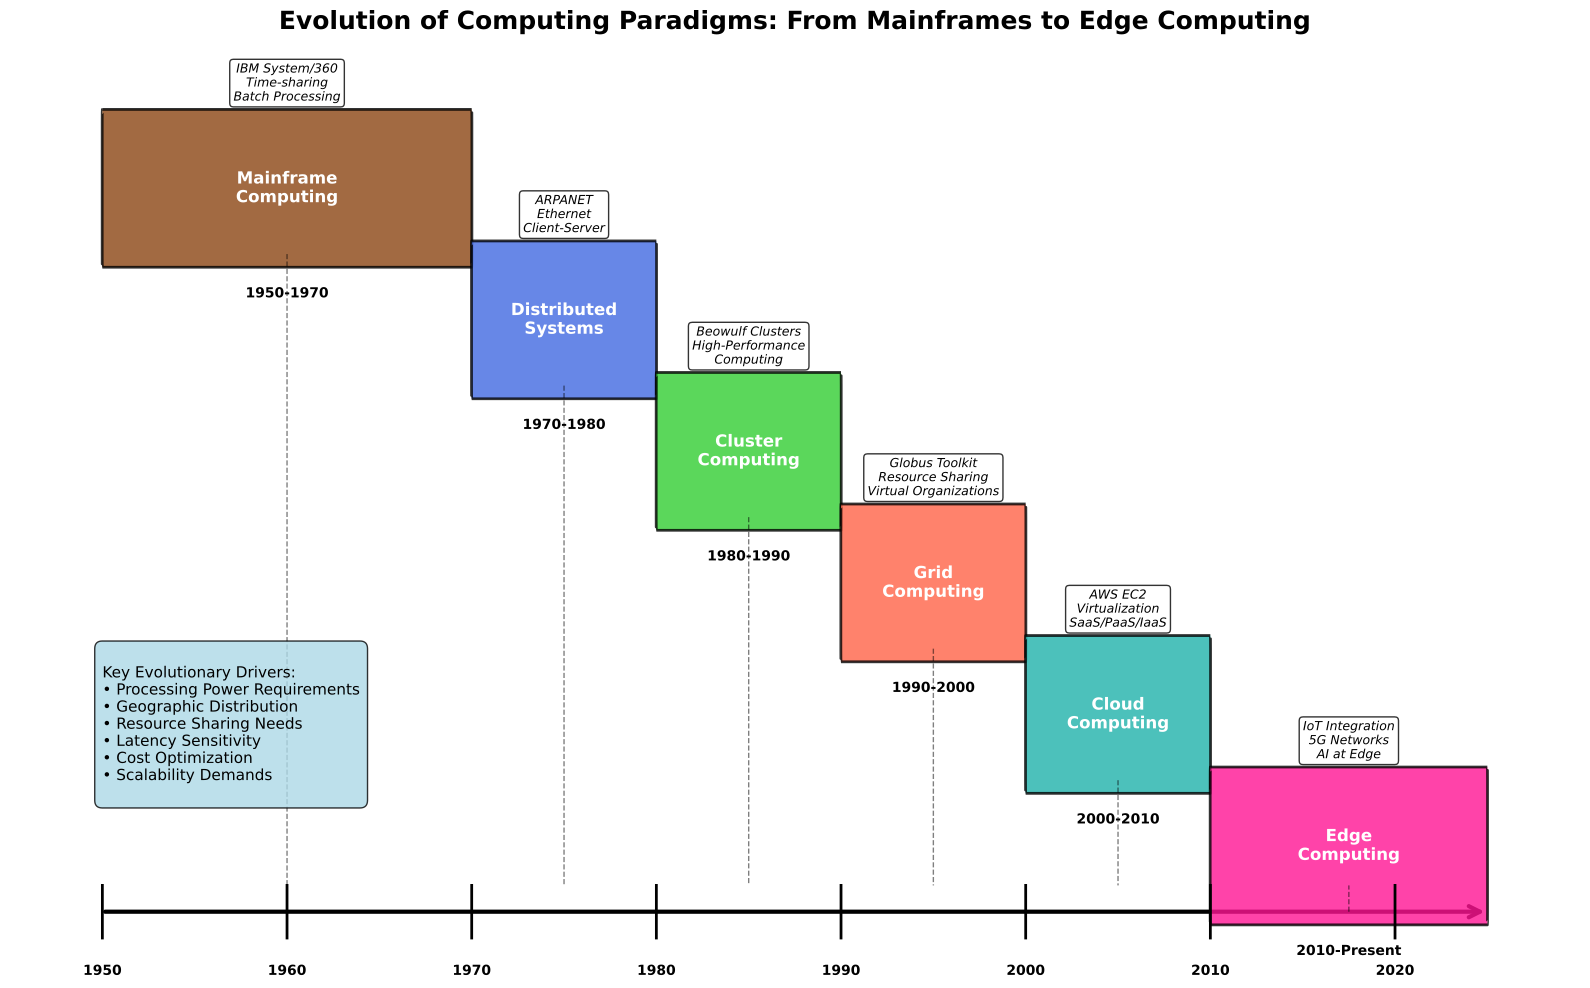

This figure's Python source:
import matplotlib.pyplot as plt
import matplotlib.patches as patches
from matplotlib.patches import FancyBboxPatch
import numpy as np

# Create figure and axis
fig, ax = plt.subplots(1, 1, figsize=(16, 10))

# Define timeline data
timeline_data = [
    {"period": "1950-1970", "name": "Mainframe\nComputing", "color": "#8B4513", "y": 0.8, "key_tech": "IBM System/360\nTime-sharing\nBatch Processing"},
    {"period": "1970-1980", "name": "Distributed\nSystems", "color": "#4169E1", "y": 0.7, "key_tech": "ARPANET\nEthernet\nClient-Server"},
    {"period": "1980-1990", "name": "Cluster\nComputing", "color": "#32CD32", "y": 0.6, "key_tech": "Beowulf Clusters\nHigh-Performance\nComputing"},
    {"period": "1990-2000", "name": "Grid\nComputing", "color": "#FF6347", "y": 0.5, "key_tech": "Globus Toolkit\nResource Sharing\nVirtual Organizations"},
    {"period": "2000-2010", "name": "Cloud\nComputing", "color": "#20B2AA", "y": 0.4, "key_tech": "AWS EC2\nVirtualization\nSaaS/PaaS/IaaS"},
    {"period": "2010-Present", "name": "Edge\nComputing", "color": "#FF1493", "y": 0.3, "key_tech": "IoT Integration\n5G Networks\nAI at Edge"}
]

# Set up the plot
ax.set_xlim(1945, 2030)
ax.set_ylim(0.2, 0.9)

# Draw timeline arrow
arrow = patches.FancyArrowPatch((1950, 0.25), (2025, 0.25),
                               arrowstyle='->', mutation_scale=20, 
                               color='black', linewidth=3)
ax.add_patch(arrow)

# Add timeline markers and labels
for i, data in enumerate(timeline_data):
    start_year = int(data["period"].split("-")[0])
    end_year = int(data["period"].split("-")[1]) if data["period"].split("-")[1] != "Present" else 2025
    
    # Draw era box
    era_box = FancyBboxPatch((start_year, data["y"]-0.05), end_year-start_year, 0.1,
                            boxstyle="round,pad=0.01", 
                            facecolor=data["color"], 
                            edgecolor='black',
                            alpha=0.8,
                            linewidth=2)
    ax.add_patch(era_box)
    
    # Add era name
    ax.text((start_year + end_year)/2, data["y"], data["name"], 
            ha='center', va='center', fontsize=12, fontweight='bold', color='white')
    
    # Add period label
    ax.text((start_year + end_year)/2, data["y"]-0.08, data["period"], 
            ha='center', va='center', fontsize=10, fontweight='bold')
    
    # Add key technologies
    ax.text((start_year + end_year)/2, data["y"]+0.08, data["key_tech"], 
            ha='center', va='center', fontsize=9, style='italic',
            bbox=dict(boxstyle="round,pad=0.3", facecolor='white', alpha=0.8))
    
    # Draw connection line to timeline
    ax.plot([(start_year + end_year)/2, (start_year + end_year)/2], 
            [data["y"]-0.05, 0.27], 'k--', alpha=0.5, linewidth=1)

# Add decade markers on timeline
for year in range(1950, 2030, 10):
    ax.plot([year, year], [0.23, 0.27], 'k-', linewidth=2)
    ax.text(year, 0.21, str(year), ha='center', va='top', fontsize=10, fontweight='bold')

# Add title and labels
ax.set_title('Evolution of Computing Paradigms: From Mainframes to Edge Computing', 
             fontsize=18, fontweight='bold', pad=20)

# Add evolution arrows between eras
arrow_y = 0.15
for i in range(len(timeline_data)-1):
    start_year = int(timeline_data[i]["period"].split("-")[1]) if timeline_data[i]["period"].split("-")[1] != "Present" else 2025
    end_year = int(timeline_data[i+1]["period"].split("-")[0])
    
    if i < len(timeline_data)-1:
        arrow = patches.FancyArrowPatch((start_year-5, arrow_y), (end_year+5, arrow_y),
                                       arrowstyle='->', mutation_scale=15, 
                                       color='red', linewidth=2, alpha=0.7)
        ax.add_patch(arrow)

# Add legend for key characteristics
legend_text = """
Key Evolutionary Drivers:
• Processing Power Requirements
• Geographic Distribution
• Resource Sharing Needs
• Latency Sensitivity
• Cost Optimization
• Scalability Demands
"""

ax.text(1950, 0.45, legend_text, fontsize=11, 
        bbox=dict(boxstyle="round,pad=0.5", facecolor='lightblue', alpha=0.8),
        verticalalignment='top')

# Remove axes
ax.set_xticks([])
ax.set_yticks([])
ax.spines['top'].set_visible(False)
ax.spines['right'].set_visible(False)
ax.spines['bottom'].set_visible(False)
ax.spines['left'].set_visible(False)

plt.tight_layout()
plt.savefig('/workspace/diagram_1_computing_evolution.png', dpi=300, bbox_inches='tight')
plt.savefig('/workspace/diagram_1_computing_evolution.pdf', bbox_inches='tight')
plt.show()
